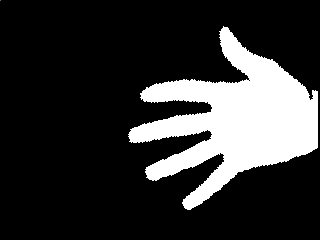
%> input picture TrainingData/06-28.png, 320 x 240 px; its folder holds only this picture in this run
$ octave NeuralTrain.m   (GNU Octave 9; MATLAB toolbox functions it lacks are replaced by stand-ins)
%> lines starting %> are read from the running program, lines starting %| are printed output that depends on the picture; in (x1, y1, x2, y2) boxes, pixels count from 0 and x2, y2 are one past the last pixel; in counts of white or black regions, pixels touching at a corner belong together; the program's own positions count from 1
### fourier/fourier/obtainU.m
%obtains the FD using a N point FFT
function [z]=obtainU(name)
%> called with name = '06-28.png'
    temp = imread(name);
%> temp is the input picture: size 240x320 uint8; min 0, max 255, mean 50.3
    temp(1,1)=0;
%> temp: size 240x320 uint8; 19.7% white; 1 white region, box (x1, y1, x2, y2) and area: (128, 26, 318, 210) 15162
    temp = temp./255;
    temp = double(temp);
    block=ones(3);
    temp=imdilate(temp,ones(12)); % the higher the dilation the more the
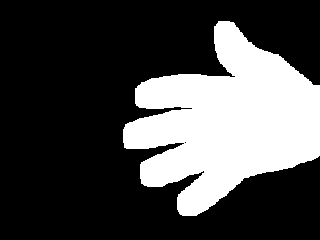
%> temp: size 240x320 double; values 0 (black) and 1 (white), 28.5% white; 1 white region, box (x1, y1, x2, y2) and area: (123, 21, 320, 216) 21879
    %contour becomes messed up but a certain dilation is needed to remove
    %the inside
    temp2=temp-imerode(temp,block);
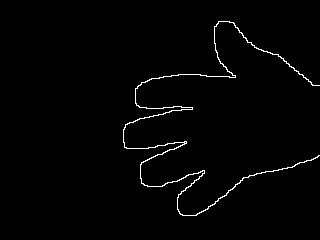
%> temp2: size 240x320 double; values 0 (black) and 1 (white), 1.4% white in thin lines or dots, all inside (x1, y1, x2, y2) = (123, 21, 320, 216)
    %clean up the inside of the contour so its just one contour
    [x,y]=ind2sub(size(temp2),find(temp2>0));
%> x = 1069 values from 22 to 216; y = 1069 values from 124 to 320
    z=x+y*1i;
end

### fourier/fourier/extractFD.m
%obtains the FD using a N point FFT
function [F]=extractFD(U,N)
%> called with N = 64
    %sort based on angle
    s=length(U);
%> s = 1069
    z_mean=mean(real(U))+mean(imag(U))*i;
    ang=angle(z_mean-U);
%> ang = 1069 values, max 3.14 at index 602, min -3.14 at index 609, mean 0.471
    [b ix]=sort(ang);
%> b = 1069 values from -3.14 to 3.14; ix = 1069 values, max 1069 at index 185, min 1 at index 719, mean 535
    U=U(ix);
    %U=U(round(linspace(1,s,N)));%aliasing issues %possible improvement of this decimation procedure
    F=fft(U);
end

### fourier/fourier/normaliseFD.m
%Eugene Belilovsky
function G=normaliseFD(F)
    G=F;
    G(1)=0; % put contour at position 0
    G=abs(G);
%> G = 1069 values, max 73487.8 at index 2, min 0 at index 1, mean 582.4
    G=G./G(2); % scale
%> G = 1069 values, max 1 at index 2, min 0 at index 1, mean 0.00792
end

### fourier/fourier/NeuralTrain.m
%Training
%for each class
    %compute the FD for the training images in each class
    %compute the mahalonbis distance for the class
folder_name='..\..\TrainingData';

file_list=dir(folder_name);
cd(folder_name);
N=64;
num_train=80;
num_gest=46;

Feature_vectors=zeros(num_train*num_gest,N-2);
Labels=zeros(num_train*num_gest,num_gest);
pos=1;
for i=1:num_gest;
   out=zeros(1,num_gest);
   out(i)=1;
   for j=1:num_train
       U = obtainU(file_list((i-1)*num_train+2+j).name);
       F=extractFD(U,N);

       F=normaliseFD(F);
%> F has the same summary as G in normaliseFD
%> (the run ends here)

$ run again, on TrainingData/45-61.png
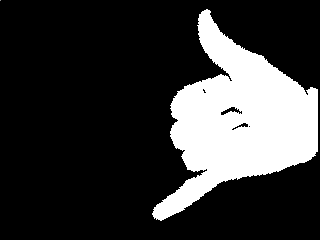
%> input picture TrainingData/45-61.png, 320 x 240 px
%> in obtainU, temp is the input picture: size 240x320 uint8; min 0, max 255, mean 55
%> in obtainU, `temp=imdilate(temp,ones(12));`:
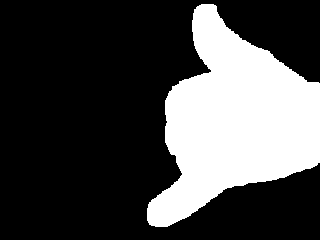
%> temp: size 240x320 double; values 0 (black) and 1 (white), 27.8% white; 1 white region, box (x1, y1, x2, y2) and area: (147, 4, 320, 227) 21388
%> in obtainU, `temp2=temp-imerode(temp,block);`:
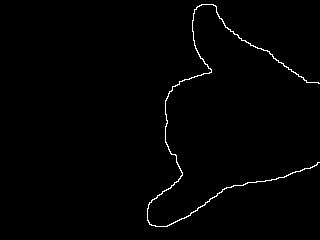
%> temp2: size 240x320 double; values 0 (black) and 1 (white), 1% white in thin lines or dots, all inside (x1, y1, x2, y2) = (147, 4, 320, 227)
%> x = 786 values from 5 to 227; y = 786 values from 148 to 320
%> ang = 786 values, max 3.13 at index 464, min -3.14 at index 467, mean 0.382
%> b = 786 values from -3.14 to 3.13; ix = 786 values, max 786 at index 139, min 1 at index 607, mean 393.5
%> in normaliseFD, `G=abs(G);`: G = 786 values, max 62340.5 at index 2, min 0 at index 1, mean 491.1
%> in normaliseFD, `G=G./G(2);`: G = 786 values, max 1 at index 2, min 0 at index 1, mean 0.00788
%> F has the same summary as G in normaliseFD
